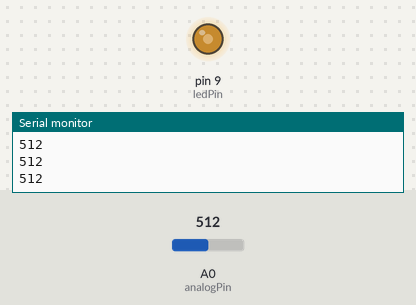
A sketch run on a simulated Arduino Uno, built with avr-gcc and run on an emulated ATmega328P. On the bench: output pins drawn as LEDs (lit = HIGH), the last lines printed to the serial monitor. The test bench sets the inputs (shaded band); at power-on: A0 (analogPin) = 512.

Above: at 1.3 s.
1.4 s: A0 (analogPin) set to 716
At 2.0 s:
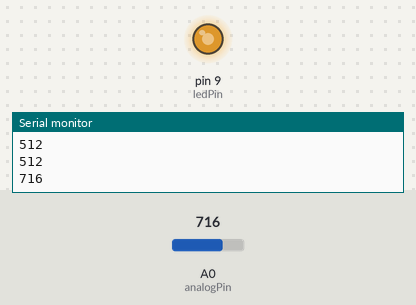
3.0 s: A0 (analogPin) set to 900
At 4.2 s:
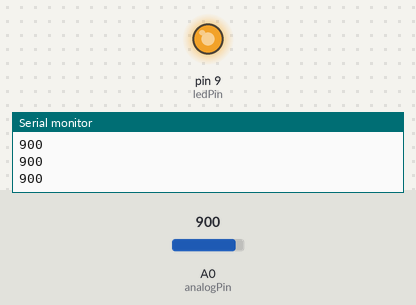
4.5 s: A0 (analogPin) set to 122
At 5.5 s:
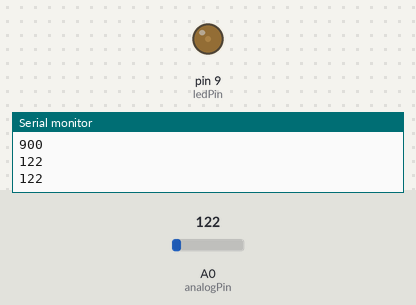
6.0 s: A0 (analogPin) set to 0
At 6.7 s:
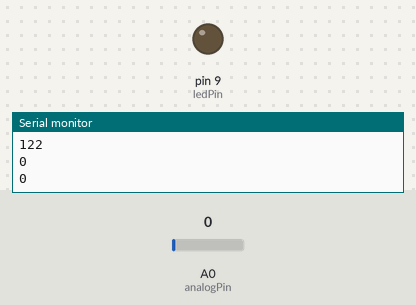
Timing chart, 0 to 8.5 s (numbered marks = the images above; inputs shaded):
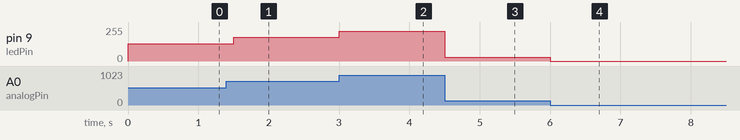

The sketch:

Practica_05.ino
```cpp
// Declaración de variables de tipo entero

int ledPin = 9;    // Declaracion del pin 9 como salida PMM (conectar led)
int analogPin = 0;   // conectar un potenciometro a la entrada analogica A0
int valor = 0;    // variable entera para almacenar el valor de lectura e incializada en 0

void setup()
{
    pinMode(ledPin, OUTPUT);   // se establece el pin9 como salida
    Serial.begin(9600);  //iniciamos la comunicacion serial, velocidad de 9600 bits por segundo
}

void loop()
{
    valor = analogRead(analogPin);   // Lee el valor del potenciometro en el pin A0 que van de 0 a 1023
    analogWrite(ledPin, valor/4);  // analogWrite los valores van de 0 a 255, PMM tiene una resolución de 256
    // El led interpreta la intensidad como el valor de PMM
    Serial.println(valor);    // Muestra el valor entero que se encuentra en la entrada anlogica A0
    delay(500);    // Modificar el tiempo, suavismo la respuesta del cambio del PMM
}
```

Measured:
- after the input at 1.4 s, pin 9 (ledPin): 128/255 → 179/255 after 0.10 s
- after the input at 3.0 s, pin 9 (ledPin): 179/255 → 225/255 at once
- after the input at 4.5 s, pin 9 (ledPin): 225/255 → 30/255 at once
- after the input at 6.0 s, pin 9 (ledPin): 30/255 → 0/255 at once
